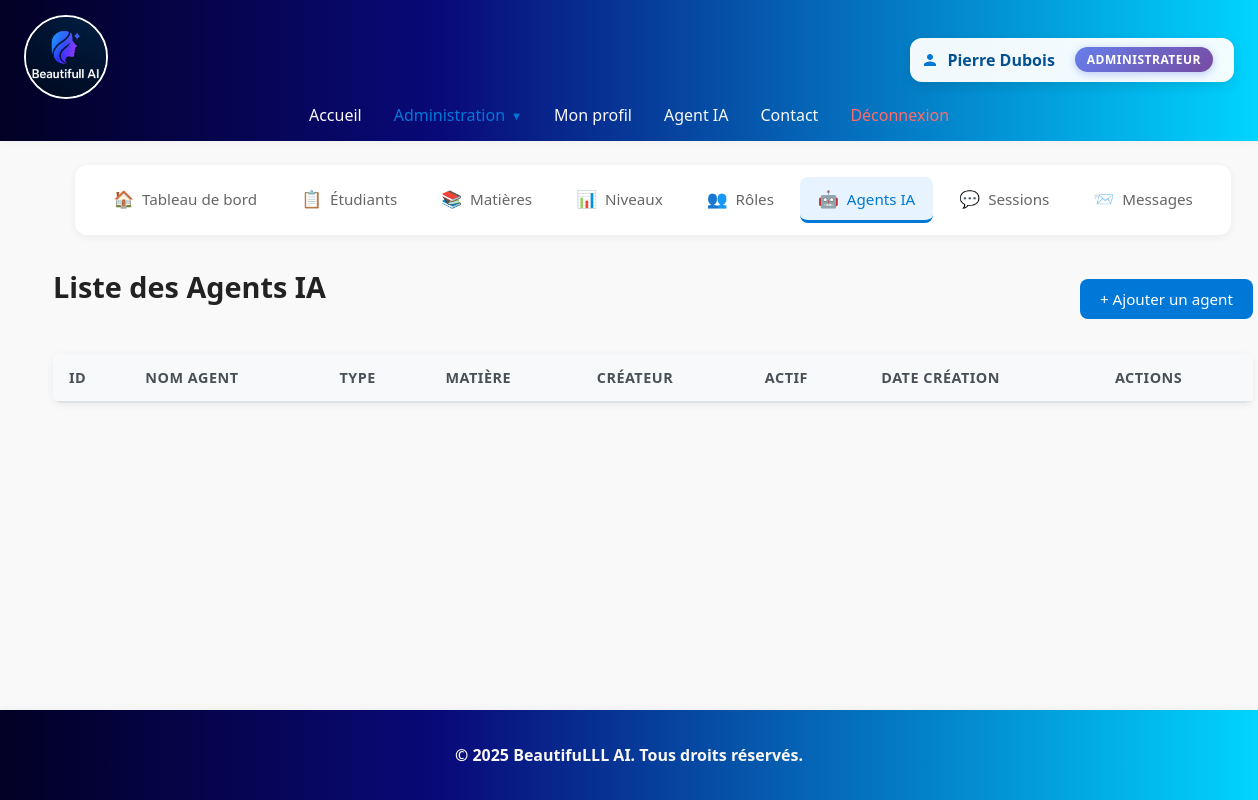
/index.php?action=agent_list (signed in), run on an earlier commit of the app's database.
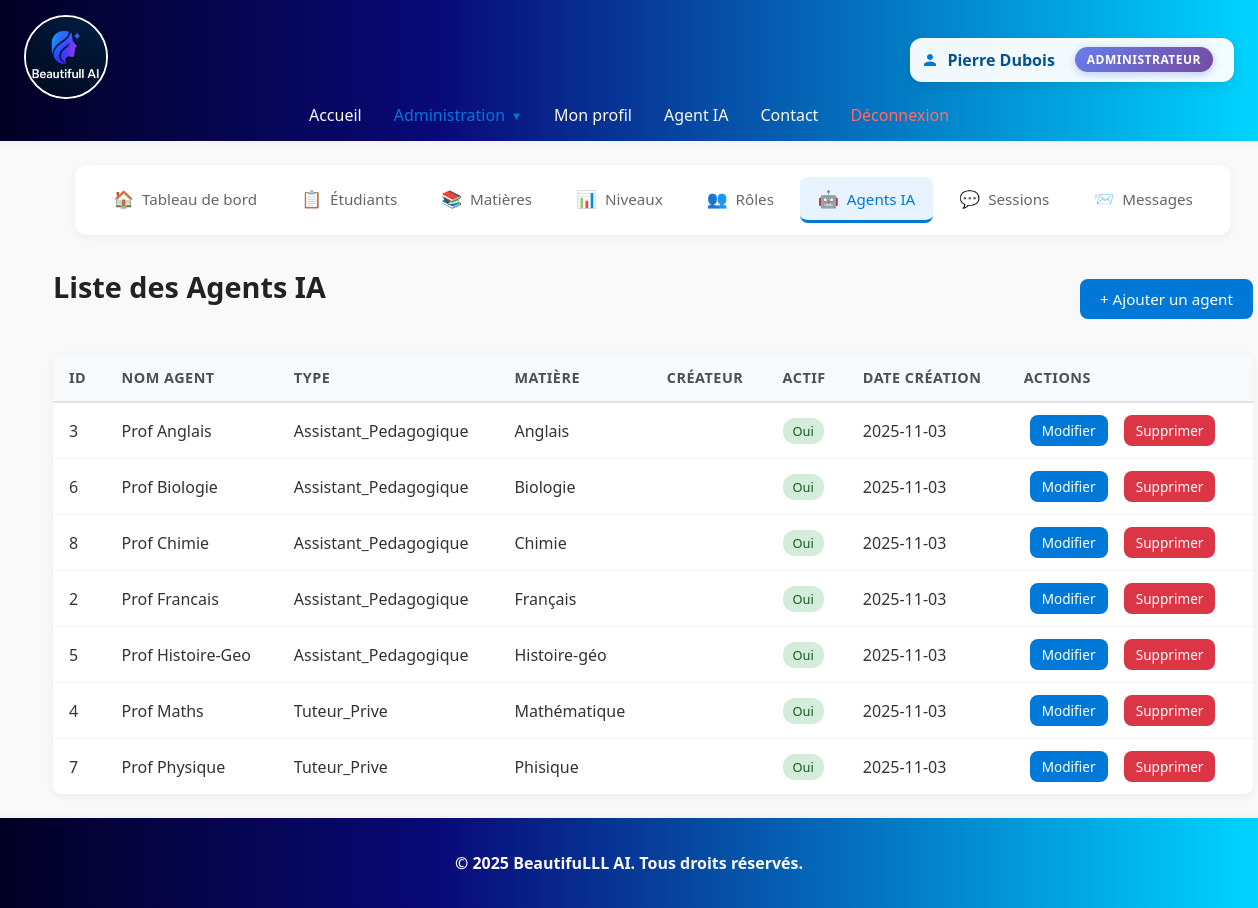
And on a later commit of the database.
### tables this page shows
CREATE TABLE IF NOT EXISTS `agent` (
  `id_agents` int NOT NULL AUTO_INCREMENT,
  `nom_agent` varchar(50) NOT NULL,
  `type_agent` varchar(50) NOT NULL,
  `avatar_agent` varchar(255) DEFAULT NULL,
  `est_actif` tinyint(1) DEFAULT '1',
  `description` text,
  `date_creation` datetime DEFAULT CURRENT_TIMESTAMP,
  `prompt_systeme` text NOT NULL,
  `model` varchar(100) DEFAULT 'openai/gpt-oss-20b',
  `temperature` decimal(3,2) DEFAULT '0.70',
  `max_tokens` int DEFAULT '8192',
  `top_p` decimal(3,2) DEFAULT '1.00',
  `reasoning_effort` enum('low','medium','high') DEFAULT 'medium',
  `id_matieres` int NOT NULL,
  PRIMARY KEY (`id_agents`),
  UNIQUE KEY `nom_agent` (`nom_agent`),
  UNIQUE KEY `unique_agent_per_matiere` (`id_matieres`)
);

CREATE TABLE IF NOT EXISTS `matieres` (
  `id_matieres` int NOT NULL AUTO_INCREMENT,
  `nom_matieres` varchar(50) NOT NULL,
  `description_matiere` text,
  PRIMARY KEY (`id_matieres`)
);

### php-crud/model/agent.php (called while the page is built, shortened)
<?php
class Agent
{
    private $conn;
    public function __construct()
    {
        $database = new Database();
        $this->conn = $database->connect();
    }
    public function read()
    {
        $sql = "SELECT a.*, m.nom_matieres
                FROM agent a
                LEFT JOIN Matieres m ON a.id_matieres = m.id_matieres
                ORDER BY m.nom_matieres";
        $stmt = $this->conn->prepare($sql);
        $stmt->execute();
        return $stmt->fetchAll(PDO::FETCH_ASSOC);
    }
}
?>

### php-crud/config/Database.php (called while the page is built, shortened)
<?php
class Database
{
    private $host = '127.0.0.1';
    private $dbName = 'ia_educative';
    private $username = 'root';
    private $password = '';
    public function connect()
    {
        try {
            $this->connection = new PDO(
                "mysql:host={$this->host};dbname={$this->dbName}",
                $this->username,
                $this->password
            );
            $this->connection->setAttribute(PDO::ATTR_ERRMODE, PDO::ERRMODE_EXCEPTION);
            return $this->connection;
        } catch (PDOException $e) {
            die("Database connection failed: " . $e->getMessage());
        }
    }
}

### php-crud/controllers/AgentController.php (called while the page is built, shortened)
<?php
require_once __DIR__ . '/../model/agent.php';
class AgentController
{
    public function getAgentsWithDetails()
    {
        $agentModel = new Agent();
        return $agentModel->read();
    }
}

### php-crud/views/agents/list.php (the view, shortened to what this page needs)
<?php
require_once __DIR__ . '/../../controllers/AgentController.php';
$agentController = new \Controllers\AgentController();
$agents = $agentController->getAgentsWithDetails();
?>
<?php include __DIR__ . '/../../includes/crud_nav.php'; ?>
<div class="crud-container">
    <div class="crud-header">
        <h1 class="page-title">Liste des Agents IA</h1>
        <a href="index.php?action=creer_agent" class="btn btn-primary">+ Ajouter un agent</a>
    </div>
    <table class="crud-table">
        <thead>
            <tr>
                <th>ID</th>
                <th>Nom Agent</th>
                <th>Type</th>
                <th>Matière</th>
                <th>Créateur</th>
                <th>Actif</th>
                <th>Date Création</th>
                <th>Actions</th>
            </tr>
        </thead>
        <tbody>
            <?php foreach ($agents as $agent): ?>
                <tr>
                    <td><?= htmlspecialchars($agent['id_agents']) ?></td>
                    <td><?= htmlspecialchars($agent['nom_agent']) ?></td>
                    <td><?= htmlspecialchars($agent['type_agent']) ?></td>
                    <td><?= htmlspecialchars($agent['nom_matieres'] ?? 'N/A') ?></td>
                    <td><?= htmlspecialchars(($agent['prenom'] ?? '') . ' ' . ($agent['nom'] ?? '')) ?></td>
                    <td>
                        <?php if ($agent['est_actif']): ?>
                            <span class="badge badge-success">Oui</span>
                        <?php else: ?>
                            <span class="badge badge-danger">Non</span>
                        <?php endif; ?>
                    </td>
                    <td><?= htmlspecialchars(date('Y-m-d', strtotime($agent['date_creation']))) ?></td>
                    <td>
                        <a href="index.php?action=modifier_agent&id=<?= htmlspecialchars($agent['id_agents']) ?>" class="btn btn-primary btn-sm">Modifier</a>
                        <a href="index.php?action=supprimer_agent&id=<?= htmlspecialchars($agent['id_agents']) ?>" class="btn btn-danger btn-sm">Supprimer</a>
                    </td>
                </tr>
            <?php endforeach; ?>
        </tbody>
    </table>
</div>

### index.php (shortened to what this page needs)
<?php
$user = $_SESSION['user'] ?? null;
$isAdmin = $user && isset($user['role']) && $user['role'] === 'Administrateur';
?>
<!DOCTYPE html>
<html lang="fr">
<head>
    <title>Beautiful AI</title> <link rel="stylesheet" href="style.css">
</head>
<body>
    <main>
        <header>
            <div class="header-container">
                <div class="header-left">
                    <a href="index.php"><img src="php-crud/public/assets/logo.png" alt="BeautifuLLL AI Logo" class="header-logo"></a>
                </div>
                <div class="header-right">
                    <?php if ($user): ?>
                        <div class="user-info-card">
                            <div class="user-info-content">
                                <div class="user-name">
                                    <svg style="width: 18px; height: 18px; fill: #0078d7;" viewBox="0 0 24 24">
                                        <path d="M12 12c2.21 0 4-1.79 4-4s-1.79-4-4-4-4 1.79-4 4 1.79 4 4 4zm0 2c-2.67 0-8 1.34-8 4v2h16v-2c0-2.66-5.33-4-8-4z"/>
                                    </svg>
                                    <span><?= htmlspecialchars($user['prenom'] . " " . $user['nom']) ?></span>
                                </div>
                                <div class="user-role">
                                    <span class="role-badge <?= $isAdmin ? 'role-admin' : 'role-user' ?>">
                                        <?= htmlspecialchars($user['role'] ?? 'Non défini') ?>
                                    </span>
                                </div>
                            </div>
                        </div>
                    <?php endif; ?>
                </div>
            </div>
            <nav class="main-nav" id="mainNav">
                <a href="index.php">Accueil</a>
                <?php if ($isAdmin): ?>
                    <div class="dropdown">
                        <span class="dropdown-toggle">Administration</span>
                    </div>
                <?php endif; ?>
                <?php if ($user): ?>
                    <a href="index.php?action=dashboard">Mon profil</a>
                    <a href="index.php?action=agent-ia">Agent IA</a>
                    <a href="?action=contact">Contact</a>
                    <a href="?action=deconnexion" class="logout-link">Déconnexion</a>
                <?php else: ?>
                    <a href="?action=contact">Contact</a>
                    <a href="?action=connect">Connexion</a>
                <?php endif; ?>
            </nav>
        </header>
        <div class="main-content">
            <?php
            if (isset($_GET['action']) && $_GET['action'] === 'creer_etudiant') {
                include 'php-crud/views/etudiants/form.php';
            } elseif (isset($_GET['action']) && $_GET['action'] === 'modifier_etudiant'){
                include 'php-crud/views/etudiants/form.php';
            } elseif (isset($_GET['action']) && $_GET['action'] === 'connect'){
                include 'php-crud/views/auth/login.php';
            } elseif (isset($_GET['action']) && $_GET['action'] === 'dashboard'){
                include 'php-crud/views/etudiants/dashboard.php';
            } elseif (isset($_GET['action']) && $_GET['action'] === 'etudiant_list'){
                include 'php-crud/views/etudiants/list.php';
            } elseif (isset($_GET['action']) && $_GET['action'] === 'supprimer_etudiant'){
                include 'php-crud/views/etudiants/delete.php';
            } elseif (isset($_GET['action']) && $_GET['action'] === 'matiere_list'){
                include 'php-crud/views/matieres/list.php';
            } elseif (isset($_GET['action']) && $_GET['action'] === 'creer_matiere'){
                include 'php-crud/views/matieres/form.php';
            } elseif (isset($_GET['action']) && $_GET['action'] === 'modifier_matiere'){
                include 'php-crud/views/matieres/form.php';
            } elseif (isset($_GET['action']) && $_GET['action'] === 'supprimer_matiere'){
                include 'php-crud/views/matieres/delete.php';
            } elseif (isset($_GET['action']) && $_GET['action'] === 'niveau_list'){
                include 'php-crud/views/niveaux/list.php';
            } elseif (isset($_GET['action']) && $_GET['action'] === 'creer_niveau'){
                include 'php-crud/views/niveaux/form.php';
            } elseif (isset($_GET['action']) && $_GET['action'] === 'modifier_niveau'){
                include 'php-crud/views/niveaux/form.php';
            } elseif (isset($_GET['action']) && $_GET['action'] === 'supprimer_niveau'){
                include 'php-crud/views/niveaux/delete.php';
            } elseif (isset($_GET['action']) && $_GET['action'] === 'role_list'){
                include 'php-crud/views/roles/list.php';
            } elseif (isset($_GET['action']) && $_GET['action'] === 'creer_role'){
                include 'php-crud/views/roles/form.php';
            } elseif (isset($_GET['action']) && $_GET['action'] === 'modifier_role'){
                include 'php-crud/views/roles/form.php';
            } elseif (isset($_GET['action']) && $_GET['action'] === 'agent-ia'){
                if (!isset($_SESSION['agent_ia_matiere'])) {
                    include 'php-crud/views/ai_assistant/agent_matiere_form.php';
                } else {
                    include 'php-crud/views/ai_assistant/chat_card.php';
                }
            } elseif (isset($_GET['action']) && $_GET['action'] === 'supprimer_role'){
                include 'php-crud/views/roles/delete.php';
            } elseif (isset($_GET['action']) && $_GET['action'] === 'agent_list'){
                include 'php-crud/views/agents/list.php';
            } elseif (isset($_GET['action']) && $_GET['action'] === 'creer_agent'){
                include 'php-crud/views/agents/form.php';
            } elseif (isset($_GET['action']) && $_GET['action'] === 'modifier_agent'){
                include 'php-crud/views/agents/form.php';
            } elseif (isset($_GET['action']) && $_GET['action'] === 'supprimer_agent'){
                include 'php-crud/views/agents/delete.php';
            } elseif (isset($_GET['action']) && $_GET['action'] === 'session_list'){
                include 'php-crud/views/sessions/SessionConversation_list.php';
            } elseif (isset($_GET['action']) && $_GET['action'] === 'creer_session'){
                include 'php-crud/views/sessions/SessionConversation_form.php';
            } elseif (isset($_GET['action']) && $_GET['action'] === 'modifier_session'){
                include 'php-crud/views/sessions/SessionConversation_form.php';
            } elseif (isset($_GET['action']) && $_GET['action'] === 'supprimer_session'){
                include 'php-crud/views/sessions/SessionConversation_delete.php';
            } elseif (isset($_GET['action']) && $_GET['action'] === 'message_list'){
                include 'php-crud/views/messages/list.php';
            } elseif (isset($_GET['action']) && $_GET['action'] === 'creer_message'){
                include 'php-crud/views/messages/form.php';
            } elseif (isset($_GET['action']) && $_GET['action'] === 'modifier_message'){
                include 'php-crud/views/messages/form.php';
            } elseif (isset($_GET['action']) && $_GET['action'] === 'supprimer_message'){
                include 'php-crud/views/messages/delete.php';
            } elseif (isset($_GET['action']) && $_GET['action'] === 'acces_refuse'){
                include 'php-crud/views/shared/acces_refuse.php';
            }
             else {
                include 'php-crud/views/accueil/view.php';
            }
            ?>
        </div>
        <footer>
            <p>&copy; 2025 BeautifuLLL AI. Tous droits réservés.</p>
        </footer>
    </main>
</body>
</html>

### php-crud/includes/crud_nav.php
<?php
$current_action = $_GET['action'] ?? '';
?>
<nav class="crud-nav">
    <a href="index.php" class="crud-nav-item <?= !isset($_GET['action']) || $_GET['action'] === '' ? 'active' : '' ?>">
        <span class="nav-icon">🏠</span>
        Tableau de bord
    </a>
    <a href="index.php?action=etudiant_list" class="crud-nav-item <?= $current_action === 'etudiant_list' || $current_action === 'creer_etudiant' || $current_action === 'modifier_etudiant' ? 'active' : '' ?>">
        <span class="nav-icon">📋</span>
        Étudiants
    </a>
    <a href="index.php?action=matiere_list" class="crud-nav-item <?= $current_action === 'matiere_list' || $current_action === 'creer_matiere' || $current_action === 'modifier_matiere' ? 'active' : '' ?>">
        <span class="nav-icon">📚</span>
        Matières
    </a>
    <a href="index.php?action=niveau_list" class="crud-nav-item <?= $current_action === 'niveau_list' || $current_action === 'creer_niveau' || $current_action === 'modifier_niveau' ? 'active' : '' ?>">
        <span class="nav-icon">📊</span>
        Niveaux
    </a>
    <a href="index.php?action=role_list" class="crud-nav-item <?= $current_action === 'role_list' || $current_action === 'creer_role' || $current_action === 'modifier_role' ? 'active' : '' ?>">
        <span class="nav-icon">👥</span>
        Rôles
    </a>
    <a href="index.php?action=agent_list" class="crud-nav-item <?= $current_action === 'agent_list' || $current_action === 'creer_agent' || $current_action === 'modifier_agent' ? 'active' : '' ?>">
        <span class="nav-icon">🤖</span>
        Agents IA
    </a>
    <a href="index.php?action=session_list" class="crud-nav-item <?= $current_action === 'session_list' || $current_action === 'creer_session' || $current_action === 'modifier_session' ? 'active' : '' ?>">
        <span class="nav-icon">💬</span>
        Sessions
    </a>
    <a href="index.php?action=message_list" class="crud-nav-item <?= $current_action === 'message_list' || $current_action === 'creer_message' || $current_action === 'modifier_message' ? 'active' : '' ?>">
        <span class="nav-icon">📨</span>
        Messages
    </a>
</nav>

What changed in the data, as far as the page shows it:
added agent: id_agents "3", nom_agent "Prof Anglais", type_agent "Assistant_Pedagogique", id_matieres.nom_matieres "Anglais", est_actif "Oui", date_creation "2025-11-03"
added agent: id_agents "6", nom_agent "Prof Biologie", type_agent "Assistant_Pedagogique", id_matieres.nom_matieres "Biologie", est_actif "Oui", date_creation "2025-11-03"
added agent: id_agents "8", nom_agent "Prof Chimie", type_agent "Assistant_Pedagogique", id_matieres.nom_matieres "Chimie", est_actif "Oui", date_creation "2025-11-03"
added agent: id_agents "2", nom_agent "Prof Francais", type_agent "Assistant_Pedagogique", id_matieres.nom_matieres "Français", est_actif "Oui", date_creation "2025-11-03"
added agent: id_agents "5", nom_agent "Prof Histoire-Geo", type_agent "Assistant_Pedagogique", id_matieres.nom_matieres "Histoire-géo", est_actif "Oui", date_creation "2025-11-03"
added agent: id_agents "4", nom_agent "Prof Maths", type_agent "Tuteur_Prive", id_matieres.nom_matieres "Mathématique", est_actif "Oui", date_creation "2025-11-03"
added agent: id_agents "7", nom_agent "Prof Physique", type_agent "Tuteur_Prive", id_matieres.nom_matieres "Phisique", est_actif "Oui", date_creation "2025-11-03"
